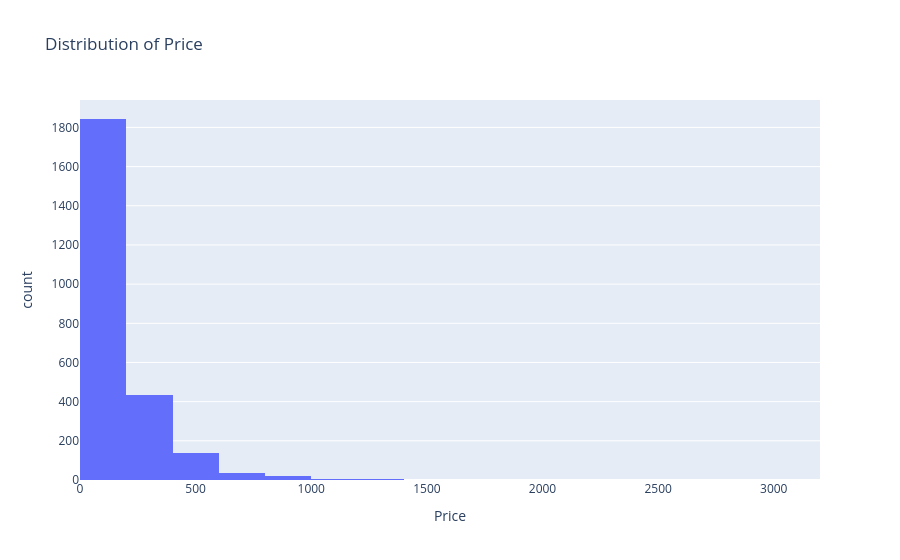
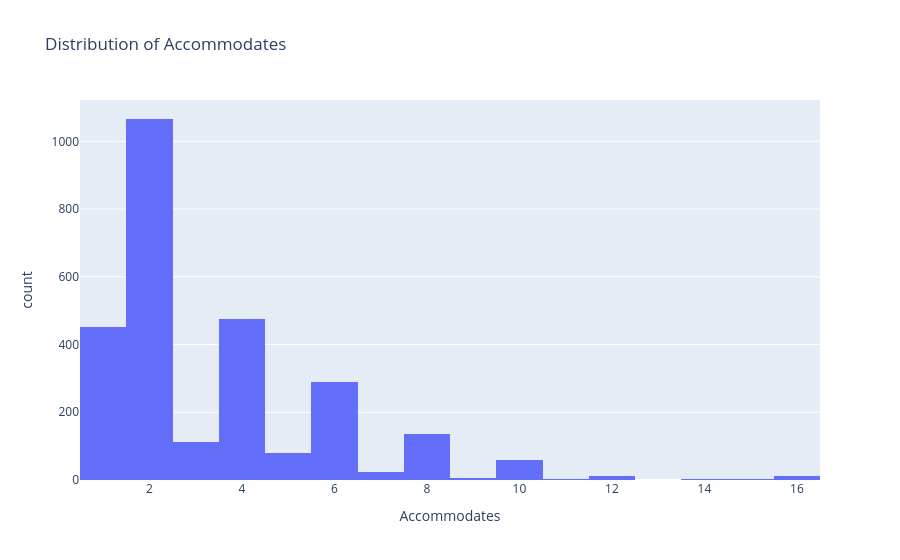
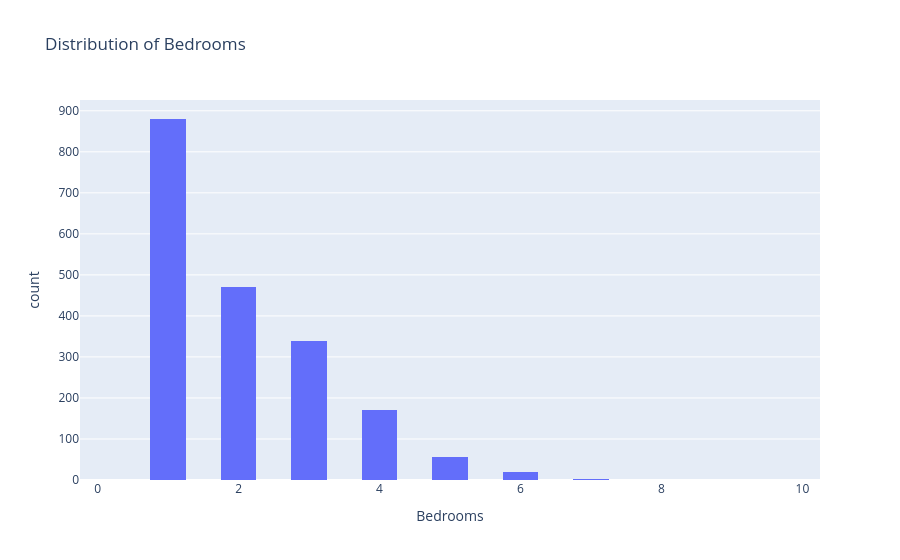
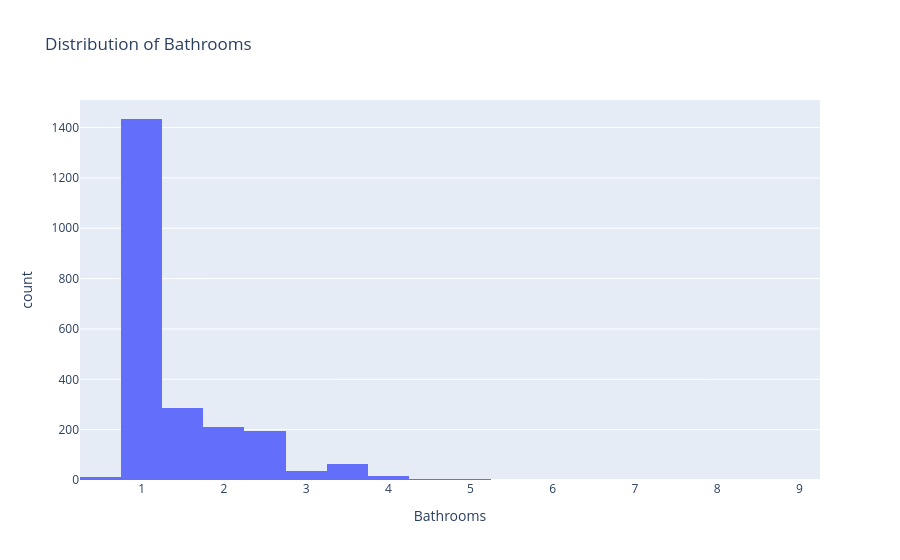

Notebook code cell kept with these figures, in order:
### Markdown cell above
**Visualize** the numerical columns

### Code cell
for col in numbers:

    fig = px.histogram(df,x=col,
        nbins=30,
        title=f"Distribution of {col.title()}",
        labels={
            col: col.title(),
            "count": "Frequency"
        })

    fig.show()

### Figure 1 — Plotly figure (JSON) as saved in the notebook; plotly's stock layout.template omitted (floating-point values rounded to 4 significant figures; data arrays with more than 128 entries replaced by an {"elided": "..."} marker saying what was removed)
{"data": [{"bingroup": "x", "hovertemplate": "Price=%{x}<br>count=%{y}<extra></extra>", "legendgroup": "", "marker": {"color": "#636efa", "pattern": {"shape": ""}}, "name": "", "nbinsx": 30, "orientation": "v", "showlegend": false, "type": "histogram", "x": {"elided": "2727 float values"}, "xaxis": "x", "yaxis": "y"}], "layout": {"barmode": "relative", "legend": {"tracegroupgap": 0}, "title": {"text": "Distribution of Price"}, "xaxis": {"anchor": "y", "domain": [0, 1], "title": {"text": "Price"}}, "yaxis": {"anchor": "x", "domain": [0, 1], "title": {"text": "count"}}}}

### Figure 2 — Plotly figure (JSON) as saved in the notebook; plotly's stock layout.template omitted (floating-point values rounded to 4 significant figures; data arrays with more than 128 entries replaced by an {"elided": "..."} marker saying what was removed)
{"data": [{"bingroup": "x", "hovertemplate": "Accommodates=%{x}<br>count=%{y}<extra></extra>", "legendgroup": "", "marker": {"color": "#636efa", "pattern": {"shape": ""}}, "name": "", "nbinsx": 30, "orientation": "v", "showlegend": false, "type": "histogram", "x": {"elided": "2727 int values"}, "xaxis": "x", "yaxis": "y"}], "layout": {"barmode": "relative", "legend": {"tracegroupgap": 0}, "title": {"text": "Distribution of Accommodates"}, "xaxis": {"anchor": "y", "domain": [0, 1], "title": {"text": "Accommodates"}}, "yaxis": {"anchor": "x", "domain": [0, 1], "title": {"text": "count"}}}}

### Figure 3 — Plotly figure (JSON) as saved in the notebook; plotly's stock layout.template omitted (floating-point values rounded to 4 significant figures; data arrays with more than 128 entries replaced by an {"elided": "..."} marker saying what was removed)
{"data": [{"bingroup": "x", "hovertemplate": "Bedrooms=%{x}<br>count=%{y}<extra></extra>", "legendgroup": "", "marker": {"color": "#636efa", "pattern": {"shape": ""}}, "name": "", "nbinsx": 30, "orientation": "v", "showlegend": false, "type": "histogram", "x": {"elided": "2727 float values"}, "xaxis": "x", "yaxis": "y"}], "layout": {"barmode": "relative", "legend": {"tracegroupgap": 0}, "title": {"text": "Distribution of Bedrooms"}, "xaxis": {"anchor": "y", "domain": [0, 1], "title": {"text": "Bedrooms"}}, "yaxis": {"anchor": "x", "domain": [0, 1], "title": {"text": "count"}}}}

### Figure 4 — Plotly figure (JSON) as saved in the notebook; plotly's stock layout.template omitted (floating-point values rounded to 4 significant figures; data arrays with more than 128 entries replaced by an {"elided": "..."} marker saying what was removed)
{"data": [{"bingroup": "x", "hovertemplate": "Bathrooms=%{x}<br>count=%{y}<extra></extra>", "legendgroup": "", "marker": {"color": "#636efa", "pattern": {"shape": ""}}, "name": "", "nbinsx": 30, "orientation": "v", "showlegend": false, "type": "histogram", "x": {"elided": "2727 float values"}, "xaxis": "x", "yaxis": "y"}], "layout": {"barmode": "relative", "legend": {"tracegroupgap": 0}, "title": {"text": "Distribution of Bathrooms"}, "xaxis": {"anchor": "y", "domain": [0, 1], "title": {"text": "Bathrooms"}}, "yaxis": {"anchor": "x", "domain": [0, 1], "title": {"text": "count"}}}}
